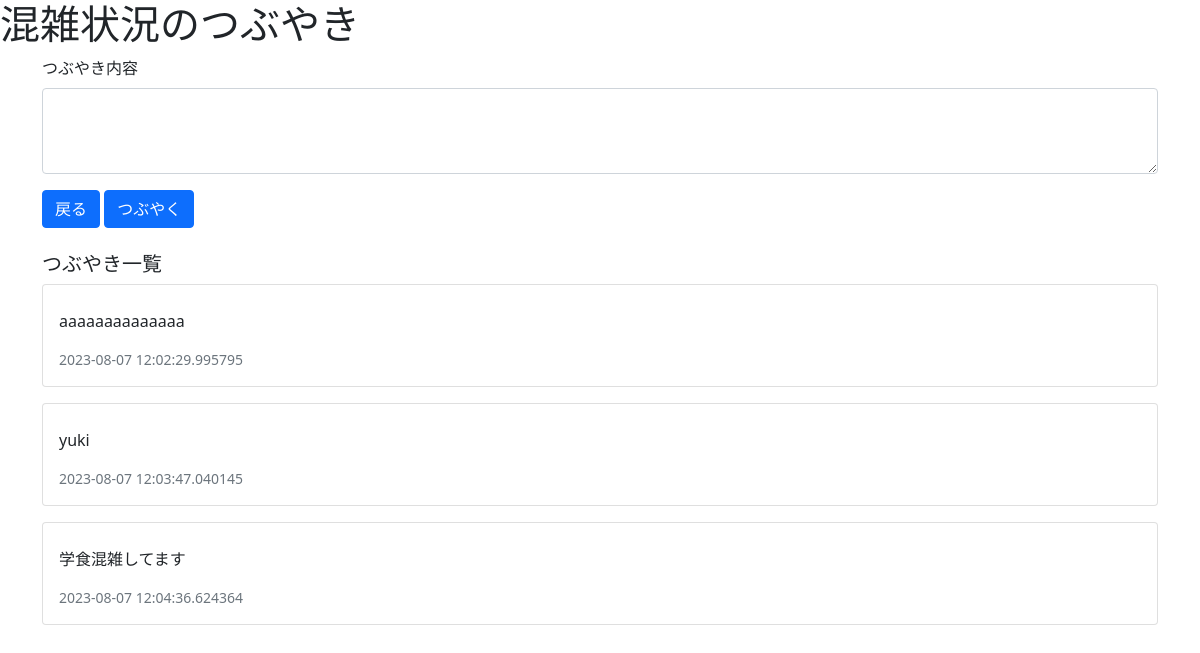
The app's page /tweet (signed in), older data.
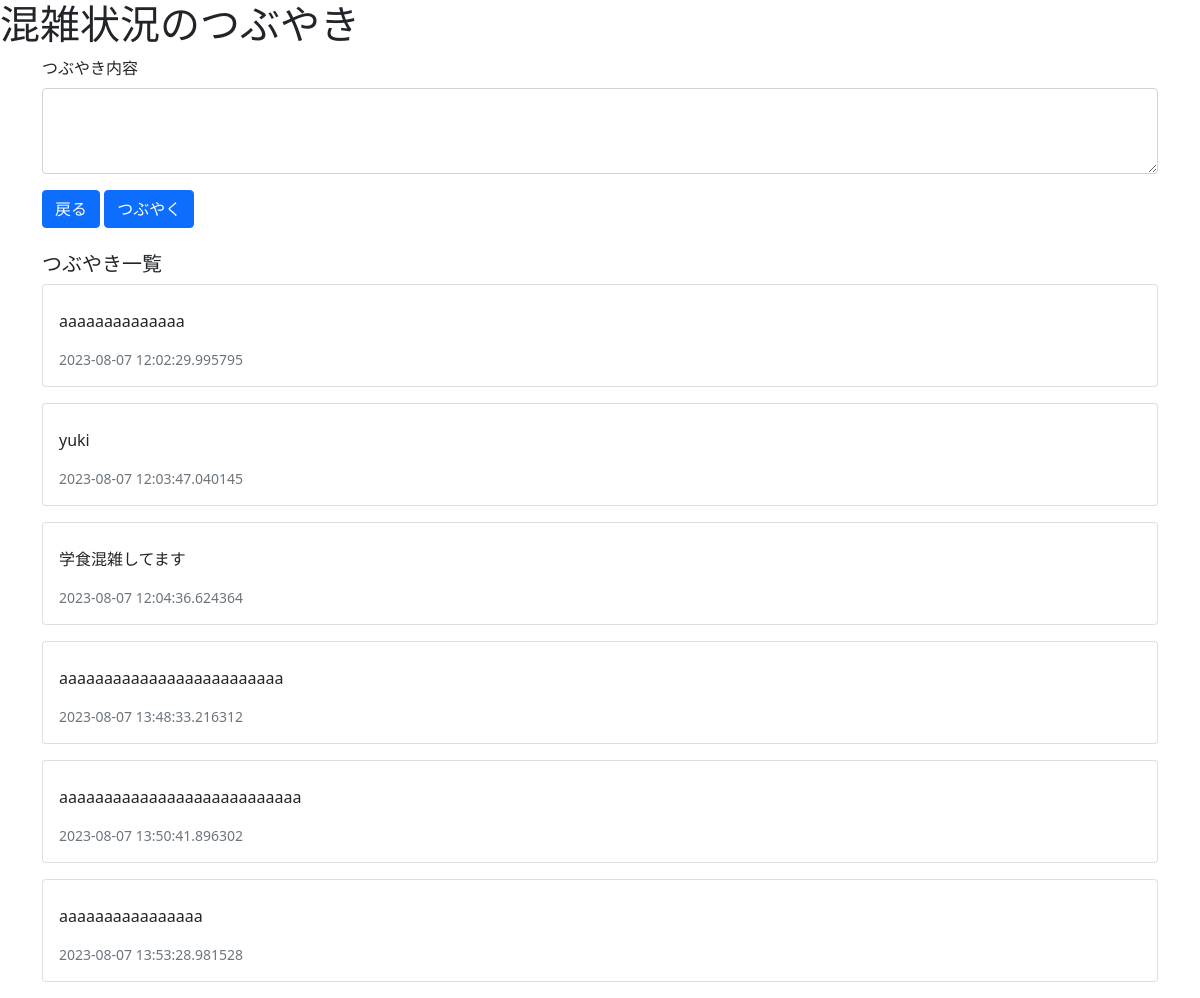
The same page, newer data.
### main.py (models this page shows)
class Tweet(db.Model):
    id = db.Column(db.Integer, primary_key = True)
    username = db.Column(db.String(100), nullable=False)
    detail = db.Column(db.String(200), nullable=False)
    post_date = db.Column(db.DateTime, nullable=False)

### main.py (the view)
@app.route('/tweet', methods=['GET', 'POST'])
@login_required
def tweet():
    if request.method == 'POST':
        username = 'user'
        detail = request.form['detail']
        post_date = datetime.now()
        tweet = Tweet(username=username, detail=detail, post_date=post_date)
        db.session.add(tweet)
        db.session.commit()
        return redirect(url_for('tweet'))
    else:
        try:
            tweets = Tweet.query.all()
            return render_template('tweet.html', tweets=tweets)
        except:
            return render_template('tweet.html')

### main.py (called while the page is built)
@login_manager.user_loader
def load_user(user_id):
    return User.query.get(user_id)

def is_logged_in():
    return 'user_id' in session

def login_required(f):
    @wraps(f)
    def decorated_function(*args, **kwargs):
        if not is_logged_in():
            return redirect(url_for('login'))  # ログインしていない場合はログインページにリダイレクト
        return f(*args, **kwargs)
    return decorated_function

### templates/tweet.html (shortened to what this page needs)
{% extends 'base.html' %}
{% block body %}
<h1>混雑状況のつぶやき</h1>
    <div class="container">
        <form action="/tweet" method="POST">
            <div class="mb-3">
                <label for="content" class="form-label">つぶやき内容</label>
                <textarea class="form-control" id="detail" name="detail" rows="3"></textarea>
            </div>
            <a href="{{ url_for('main2') }}" class="btn btn-primary">戻る</a>
            <button type="submit" class="btn btn-primary">つぶやく</button>
        </form>
    </div>
    <div class="container">
        <h5 class="mt-4">つぶやき一覧</h5>
        {% for tweet in tweets %}
        <div class="card mb-3">
            <div class="card-body">
                <p class="card-text">{{ tweet.detail }}</p>
                <p class="card-text"><small class="text-muted">{{ tweet.post_date }}</small></p>
            </div>
        </div>
        {% endfor %}
{% endblock %}

Row changes from the older to the newer data that the page shows:
added Tweet: detail "aaaaaaaaaaaaaaaaaaaaaaaaa", post_date "2023-08-07 13:48:33.216312"
added Tweet: detail "aaaaaaaaaaaaaaaaaaaaaaaaaaa", post_date "2023-08-07 13:50:41.896302"
added Tweet: detail "aaaaaaaaaaaaaaaa", post_date "2023-08-07 13:53:28.981528"
